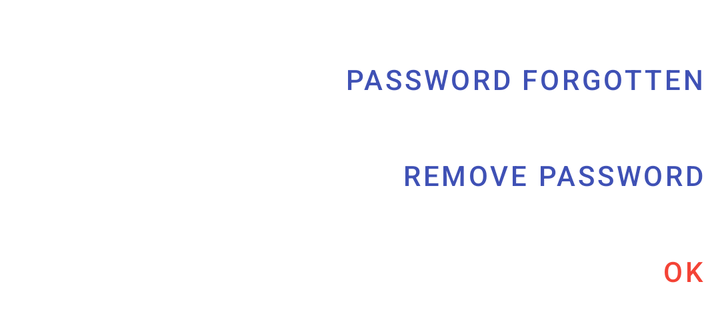
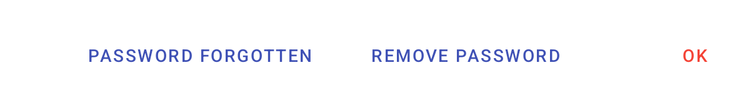

Two renders of one Android screen. The first uses the default layout on a phone; the second uses the alternative layout the repository ships for a different screen configuration, on a matching device. The two XML files are below.
<!-- AndroidManifest.xml: application theme OmniNotesTheme.ApiSpec.Branded -->
<!-- res/layout/password_buttons.xml -->
<?xml version="1.0" encoding="utf-8"?>


<LinearLayout xmlns:android="http://schemas.android.com/apk/res/android"
  android:layout_width="match_parent"
  android:layout_height="wrap_content"
  android:orientation="vertical">

  <Button
    android:id="@+id/password_forgotten"
    style="@style/Button.Dialog"
    android:layout_width="wrap_content"
    android:layout_height="wrap_content"
    android:layout_marginTop="20dp"
    android:layout_gravity="end"
    android:gravity="end"
    android:text="@string/password_forgot" />

  <Button
    android:id="@+id/password_remove"
    style="@style/Button.Dialog"
    android:layout_width="wrap_content"
    android:layout_height="wrap_content"
    android:layout_gravity="end"
    android:gravity="end"
    android:text="@string/password_remove" />

  <Button
    android:id="@+id/password_confirm"
    style="@style/Button.Dialog.Accent"
    android:layout_width="wrap_content"
    android:layout_height="wrap_content"
    android:layout_gravity="end"
    android:gravity="end"
    android:text="@string/ok" />
</LinearLayout>
<!-- resources referenced by this layout -->
<resources>
  <string name="ok">Ok</string>
  <string name="password_forgot">Password forgotten</string>
  <string name="password_remove">Remove password</string>
  <style name="Button.Dialog" parent="Widget.MaterialComponents.Button.TextButton" />
  <style name="Button.Dialog.Accent" parent="Widget.MaterialComponents.Button.TextButton">
      <item name="android:textColor">@color/colorAccent</item>
    </style>
  <style name="OmniNotesTheme.ApiSpec.Branded">
      <item name="android:windowBackground">@drawable/branded_background</item>
    </style>
  <color name="colorAccent">#F44336</color>
  <!-- drawable branded_background (drawable) -->
  <layer-list xmlns:android="http://schemas.android.com/apk/res/android">
    <item>
      <color android:color="@color/colorPrimaryDark" />
    </item>
    <item>
      <bitmap
        android:src="@drawable/ic_logo"
        android:tileMode="disabled"
        android:gravity="center" />
    </item>
  </layer-list>
  <color name="colorPrimaryDark">#303F9F</color>
</resources>
<!-- res/layout-sw600dp/password_buttons.xml (the repository's variant of the layout above) -->
<!-- drawn on a 7-inch tablet held upright -->
<?xml version="1.0" encoding="utf-8"?>


<LinearLayout xmlns:android="http://schemas.android.com/apk/res/android"
  android:layout_width="match_parent"
  android:layout_height="wrap_content"
  android:orientation="horizontal"
  android:layout_marginTop="20dp"
  android:gravity="end">

  <Button
    android:id="@+id/password_forgotten"
    style="@style/Button.Dialog"
    android:layout_width="wrap_content"
    android:layout_height="wrap_content"
    android:text="@string/password_forgot" />

  <Button
    android:id="@+id/password_remove"
    style="@style/Button.Dialog"
    android:layout_width="wrap_content"
    android:layout_height="wrap_content"
    android:layout_marginLeft="30dp"
    android:layout_marginStart="30dp"
    android:text="@string/password_remove" />

  <Button
    android:id="@+id/password_confirm"
    style="@style/Button.Dialog.Accent"
    android:layout_width="wrap_content"
    android:layout_height="wrap_content"
    android:layout_marginLeft="55dp"
    android:layout_marginStart="55dp"
    android:text="@string/ok" />
</LinearLayout>
